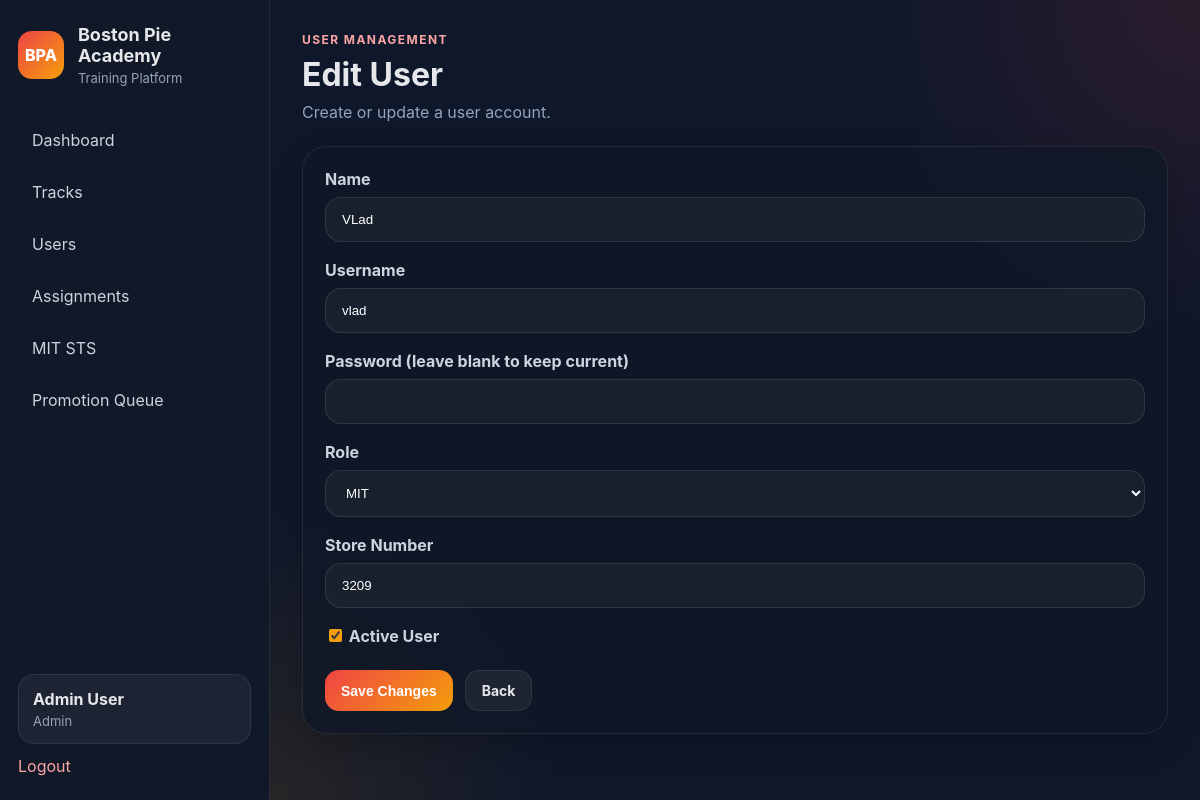
The page /academy/admin/users/2/edit (signed in) on the database its author committed.
### app/models.py (models this page shows, shortened)
class User(UserMixin, db.Model):
    __tablename__ = "users"
    id = db.Column(db.Integer, primary_key=True)
    name = db.Column(db.String(120), nullable=False)
    username = db.Column(db.String(80), unique=True, nullable=False)
    password_hash = db.Column(db.String(255), nullable=False)
    role = db.Column(db.String(50), nullable=False, default="tm")
    store_number = db.Column(db.String(20), nullable=True)
    is_active_user = db.Column(db.Boolean, default=True)
    created_at = db.Column(db.DateTime, default=datetime.utcnow)
    progress_records = db.relationship(
        "LessonProgress",
        backref="user",
        cascade="all, delete-orphan",
        lazy=True
    )
    assignments = db.relationship(
        "TrackAssignment",
        foreign_keys="TrackAssignment.user_id",
        backref="user",
        cascade="all, delete-orphan",
        lazy=True
    )
    assigned_tracks_created = db.relationship(
        "TrackAssignment",
        foreign_keys="TrackAssignment.assigned_by_user_id",
        backref="assigned_by_user",
        lazy=True
    )
    quiz_attempts = db.relationship(
        "QuizAttempt",
        backref="user",
        cascade="all, delete-orphan",
        lazy=True
    )
    mit_profiles = db.relationship(
        "MITProfile",
        foreign_keys="MITProfile.user_id",
        backref="mit_user",
        lazy=True
    )
    coached_mits = db.relationship(
        "MITProfile",
        foreign_keys="MITProfile.coach_user_id",
        backref="coach_user",
        lazy=True
    )
    verified_mit_items = db.relationship(
        "MITLevelProgress",
        foreign_keys="MITLevelProgress.verified_by_user_id",
        backref="verified_by_user",
        lazy=True
    )
    mit_reviews_written = db.relationship(
        "MITReview",
        foreign_keys="MITReview.reviewer_user_id",
        backref="reviewer_user",
        lazy=True
    )
    mit_promotions_approved = db.relationship(
        "MITPromotion",
        foreign_keys="MITPromotion.approved_by_user_id",
        backref="approved_by_user",
        lazy=True
    )
    mit_action_items_owned = db.relationship(
        "MITActionPlanItem",
        foreign_keys="MITActionPlanItem.owner_user_id",
        backref="owner_user",
        lazy=True
    )
    mit_tasks_assigned = db.relationship(
        "MITTask",
        foreign_keys="MITTask.assigned_by_user_id",
        backref="assigned_by_user",
        lazy=True
    )
    @property
    def is_active(self):
        return self.is_active_user

### app/academy/routes.py (the view, shortened to what this page needs)
@academy_bp.route("/admin/users/<int:user_id>/edit", methods=["GET", "POST"])
@login_required
def edit_user(user_id):
    if not can_manage_users():
        flash("You do not have permission to access that page.", "danger")
        return redirect(url_for("academy.dashboard"))
    edit_user_obj = User.query.get_or_404(user_id)
    return render_template(
        "academy/user_form.html",
        edit_user=edit_user_obj,
        page_title="Edit User",
        submit_label="Save Changes"
    )

### app/academy/routes.py (called while the page is built)
def can_manage_users():
    return current_user.is_authenticated and current_user.role in ["coach", "admin", "training_director"]

### app/models.py (called while the page is built)
@login_manager.user_loader
def load_user(user_id):
    return User.query.get(int(user_id))

### app/templates/academy/user_form.html (shortened to what this page needs)
{% extends "base.html" %}
{% block content %}
<div class="page-header">
    <div>
        <p class="eyebrow">USER MANAGEMENT</p>
        <h2>{{ page_title }}</h2>
        <p class="subtle">Create or update a user account.</p>
    </div>
</div>
<div class="card form-card">
    <form method="POST" class="form-grid">
        <div class="form-group">
            <label>Name</label>
            <input type="text" name="name" value="{{ edit_user.name if edit_user else '' }}" required>
        </div>
        <div class="form-group">
            <label>Username</label>
            <input type="text" name="username" value="{{ edit_user.username if edit_user else '' }}" required>
        </div>
        <div class="form-group">
            <label>Password {% if edit_user %}(leave blank to keep current){% endif %}</label>
            <input type="password" name="password" {% if not edit_user %}required{% endif %}>
        </div>
        <div class="form-group">
            <label>Role</label>
            <select name="role" required>
                {% set current_role = edit_user.role if edit_user else 'tm' %}
                <option value="mit" {% if current_role == 'mit' %}selected{% endif %}>MIT</option>
            </select>
        </div>
        <div class="form-group">
            <label>Store Number</label>
            <input type="text" name="store_number" value="{{ edit_user.store_number if edit_user and edit_user.store_number else '' }}">
        </div>
        {% if edit_user %}
        <div class="form-group checkbox-group">
            <label>
                <input type="checkbox" name="is_active_user" {% if edit_user.is_active_user %}checked{% endif %}>
                Active User
            </label>
        </div>
        {% endif %}
        <div class="form-actions form-group-full">
            <button type="submit" class="btn btn-primary">{{ submit_label }}</button>
            <a href="{{ url_for('academy.manage_users') }}" class="btn btn-secondary">Back</a>
        </div>
    </form>
</div>
{% endblock %}

### app/templates/base.html (shortened to what this page needs)
<!DOCTYPE html>
<html lang="en">
<head>
    <link rel="stylesheet" href="{{ url_for('static', filename='css/style.css') }}">
</head>
<body>
    <div class="app-shell">
        <aside class="sidebar">
            <div>
                <div class="brand">
                    <div class="brand-mark">BPA</div>
                    <div>
                        <h1>Boston Pie Academy</h1>
                        <p>Training Platform</p>
                    </div>
                </div>
                {% if current_user.is_authenticated %}
                <nav class="nav">
                    {% if current_user.role == 'tm' %}
                    <a href="{{ url_for('academy.my_training') }}">My Training</a>
                    {% elif current_user.role == 'mit' %}
                    <a href="{{ url_for('mit_sts.my_mit') }}">My MIT STS</a>
                    {% elif current_user.role == 'coach' %}
                    <a href="{{ url_for('academy.dashboard') }}">Dashboard</a>
                    <a href="{{ url_for('academy.manage_users') }}">Users</a>
                    <a href="{{ url_for('mit_sts.dashboard') }}">MIT STS</a>
                    <a href="{{ url_for('mit_sts.promotion_queue') }}">Promotion Queue</a>
                    {% else %}
                    <a href="{{ url_for('academy.dashboard') }}">Dashboard</a>
                    <a href="{{ url_for('academy.tracks_library') }}">Tracks</a>
                    <a href="{{ url_for('academy.manage_users') }}">Users</a>
                    <a href="{{ url_for('academy.manage_assignments') }}">Assignments</a>
                    <a href="{{ url_for('mit_sts.dashboard') }}">MIT STS</a>
                    <a href="{{ url_for('mit_sts.promotion_queue') }}">Promotion Queue</a>
                    {% endif %}
                </nav>
                {% endif %}
            </div>
            {% if current_user.is_authenticated %}
            <div class="sidebar-footer">
                <div class="user-chip">
                    <strong>{{ current_user.name }}</strong>
                    <span>{{ current_user.role.replace('_', ' ').title() }}</span>
                </div>
                <a class="logout-link" href="{{ url_for('auth.logout') }}">Logout</a>
            </div>
            {% endif %}
        </aside>
        <main class="main-content">
            {% block content %}{% endblock %}
        </main>
    </div>
</body>
</html>

### app/static/css/style.css (style rules this page uses)
* { box-sizing: border-box; }
body { margin: 0; font-family: Inter, Arial, sans-serif; background: #0f172a; color: #e5e7eb; }
a { text-decoration: none; }
.app-shell { display: flex; min-height: 100vh; }
.sidebar { width: 270px; background: #111827; border-right: 1px solid rgba(255,255,255,0.08); padding: 24px 18px; display: flex; flex-direction: column; justify-content: space-between; }
.brand { display: flex; gap: 14px; align-items: center; margin-bottom: 32px; }
.brand-mark { width: 48px; height: 48px; border-radius: 14px; background: linear-gradient(135deg, #ef4444, #f59e0b); display: flex; align-items: center; justify-content: center; font-weight: 800; color: white; }
.brand h1 { margin: 0; font-size: 18px; }
.brand p { margin: 4px 0 0; color: #94a3b8; font-size: 13px; }
.nav { display: flex; flex-direction: column; gap: 8px; }
.nav a { color: #cbd5e1; padding: 12px 14px; border-radius: 12px; transition: 0.2s ease; }
.sidebar-footer { margin-top: 32px; }
.user-chip { background: rgba(255,255,255,0.05); border: 1px solid rgba(255,255,255,0.08); border-radius: 16px; padding: 14px; display: flex; flex-direction: column; gap: 4px; }
.user-chip span { color: #94a3b8; font-size: 13px; }
.logout-link { display: inline-block; margin-top: 12px; color: #fca5a5; }
.main-content { flex: 1; padding: 32px; background: radial-gradient(circle at top right, rgba(239, 68, 68, 0.12), transparent 28%), radial-gradient(circle at bottom left, rgba(245, 158, 11, 0.10), transparent 24%), #0f172a; }
.page-header { display: flex; align-items: flex-start; justify-content: space-between; gap: 16px; margin-bottom: 24px; }
.eyebrow { margin: 0 0 8px; color: #fca5a5; font-size: 12px; font-weight: 700; letter-spacing: 0.12em; }
.page-header h2 { margin: 0; font-size: 32px; }
.subtle { margin: 8px 0 0; color: #94a3b8; }
.card { background: rgba(17, 24, 39, 0.82); border: 1px solid rgba(255,255,255,0.08); border-radius: 24px; padding: 22px; box-shadow: 0 12px 32px rgba(0,0,0,0.20); }
.btn { border: none; border-radius: 14px; padding: 11px 16px; cursor: pointer; font-weight: 700; font-size: 14px; display: inline-flex; align-items: center; justify-content: center; }
.btn-primary { background: linear-gradient(135deg, #ef4444, #f59e0b); color: white; }
.btn-secondary { background: rgba(255,255,255,0.06); color: #e5e7eb; border: 1px solid rgba(255,255,255,0.08); }
.form-card { max-width: 920px; }
.form-grid { display: grid; grid-template-columns: repeat(2, minmax(220px, 1fr)); gap: 18px; }
.form-group { display: flex; flex-direction: column; gap: 8px; }
.form-group-full { grid-column: 1 / -1; }
.form-group label { font-weight: 700; color: #cbd5e1; }
.form-group input:not([type="checkbox"]):not([type="radio"]), .form-group textarea, .form-group select { width: 100%; padding: 14px 16px; border-radius: 16px; border: 1px solid rgba(255,255,255,0.10); background: rgba(255,255,255,0.04); color: white; outline: none; }
.form-group input[type="checkbox"], .form-group input[type="radio"] { width: auto; padding: 0; border: none; background: transparent; outline: none; accent-color: #f59e0b; }
.checkbox-group { justify-content: flex-end; }
.form-actions { display: flex; gap: 12px; margin-top: 6px; }
.form-card .form-grid { grid-template-columns: 1fr; }

### rows shown on the page
User: name "Admin User", role.replace "Admin"
User: name "VLad", username "vlad", role "MIT", store_number "3209", is_active_user "☑"

### other values the page prints
{{ page_title }} "Edit User"
{{ submit_label }} "Save Changes"
